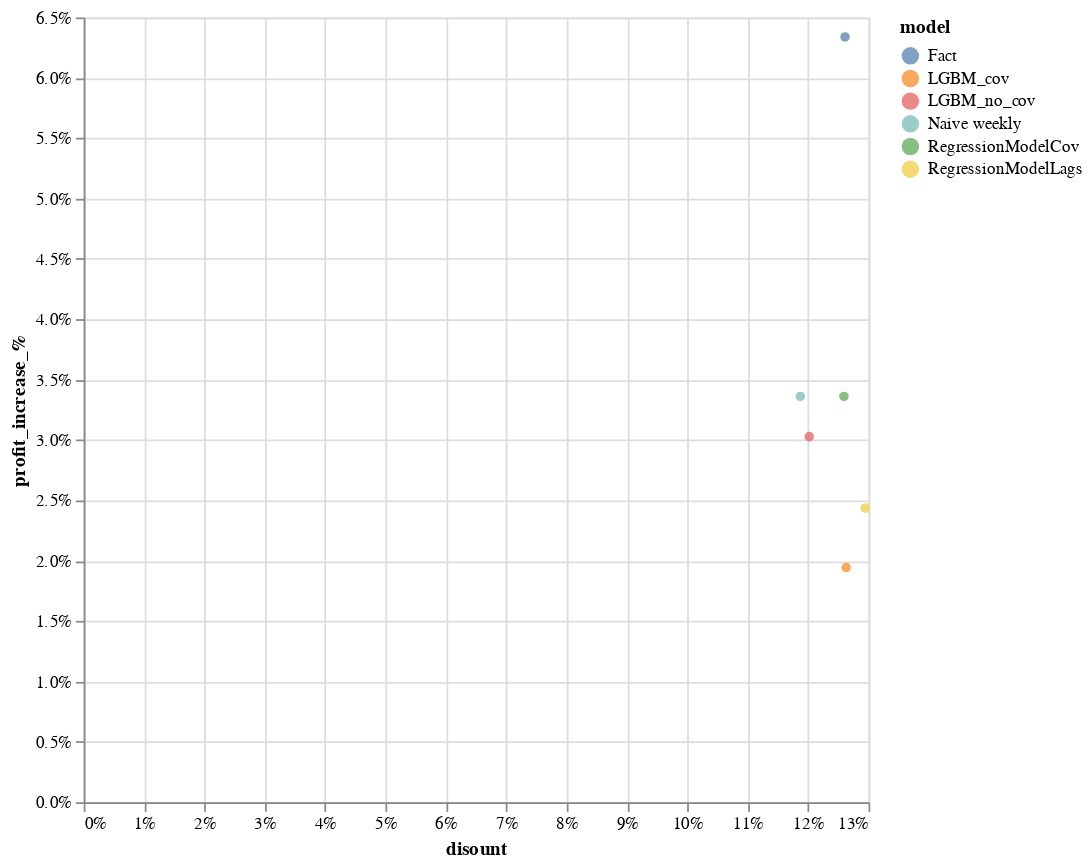

The notebook cell this image was saved under:
### Code cell
alt.Chart(all_items_eval.fillna(0).reset_index()).mark_circle().encode(
    x=alt.X('disount:Q',axis=alt.Axis(format='%')),
    y=alt.Y('profit_increase_%:Q',axis=alt.Axis(format='%')),
    color=alt.Color('model:N'),
).properties(width=450, height=450)#.interactive()

### Figure 1 — Vega-Lite specification as saved in the notebook (floating-point values rounded to 4 significant figures)
{"config": {"view": {"continuousWidth": 400, "continuousHeight": 300}}, "data": {"name": "data-24528a15a64fe659bd381807feebde1f"}, "mark": "circle", "encoding": {"color": {"type": "nominal", "field": "model"}, "x": {"type": "quantitative", "axis": {"format": "%"}, "field": "disount"}, "y": {"type": "quantitative", "axis": {"format": "%"}, "field": "profit_increase_%"}}, "height": 450, "width": 450, "$schema": "https://vega.github.io/schema/vega-lite/v4.8.1.json", "datasets": {"data-24528a15a64fe659bd381807feebde1f": [{"model": "Fact", "value": 1223000.0, "sell_price": 854.3, "daily_revenue": 1939000.0, "disount": 0.1261, "sell_price_w_disount": 746.4, "value_increase": 204.3, "value_w_disount": 1687000.0, "daily_revenue_w_disount": 2300000.0, "daily_profit": 1163000.0, "daily_profit_w_disount": 1230000.0, "value_fact": 1223000.0, "daily_profit_fact": 1163000.0, "value_w_disount_fact": 1687000.0, "daily_profit_w_disount_fact": 1230000.0, "inventory_left": 168700.0, "final_profit_w_discount": 1123000.0, "final_profit_base_price": 1056000.0, "profit_increase_%": 0.06339, "rmse": 0.0, "rRMSE": 0.0}, {"model": "LGBM_cov", "value": 1224000.0, "sell_price": 854.3, "daily_revenue": 1941000.0, "disount": 0.1263, "sell_price_w_disount": 746.4, "value_increase": 204.6, "value_w_disount": 1691000.0, "daily_revenue_w_disount": 2304000.0, "daily_profit": 1164000.0, "daily_profit_w_disount": 1231000.0, "value_fact": 1223000.0, "daily_profit_fact": 1163000.0, "value_w_disount_fact": 1691000.0, "daily_profit_w_disount_fact": 1230000.0, "inventory_left": 169300.0, "final_profit_w_discount": 1077000.0, "final_profit_base_price": 1005000.0, "profit_increase_%": 0.01943, "rmse": 269.0, "rRMSE": 1.004}, {"model": "LGBM_no_cov", "value": 1224000.0, "sell_price": 854.3, "daily_revenue": 1940000.0, "disount": 0.1202, "sell_price_w_disount": 751.7, "value_increase": 194.7, "value_w_disount": 1664000.0, "daily_revenue_w_disount": 2294000.0, "daily_profit": 1164000.0, "daily_profit_w_disount": 1238000.0, "value_fact": 1223000.0, "daily_profit_fact": 1163000.0, "value_w_disount_fact": 1663000.0, "daily_profit_w_disount_fact": 1238000.0, "inventory_left": 168200.0, "final_profit_w_discount": 1088000.0, "final_profit_base_price": 1009000.0, "profit_increase_%": 0.03028, "rmse": 264.2, "rRMSE": 0.9873}, {"model": "Naive weekly", "value": 1224000.0, "sell_price": 854.3, "daily_revenue": 1940000.0, "disount": 0.1187, "sell_price_w_disount": 752.9, "value_increase": 192.3, "value_w_disount": 1657000.0, "daily_revenue_w_disount": 2294000.0, "daily_profit": 1164000.0, "daily_profit_w_disount": 1243000.0, "value_fact": 1223000.0, "daily_profit_fact": 1163000.0, "value_w_disount_fact": 1656000.0, "daily_profit_w_disount_fact": 1242000.0, "inventory_left": 167100.0, "final_profit_w_discount": 1092000.0, "final_profit_base_price": 1008000.0, "profit_increase_%": 0.03361, "rmse": 268.0, "rRMSE": 1.0}, {"model": "RegressionModelCov", "value": 1210000.0, "sell_price": 854.3, "daily_revenue": 1918000.0, "disount": 0.1259, "sell_price_w_disount": 746.6, "value_increase": 204.0, "value_w_disount": 1669000.0, "daily_revenue_w_disount": 2275000.0, "daily_profit": 1151000.0, "daily_profit_w_disount": 1217000.0, "value_fact": 1223000.0, "daily_profit_fact": 1163000.0, "value_w_disount_fact": 1686000.0, "daily_profit_w_disount_fact": 1231000.0, "inventory_left": 149200.0, "final_profit_w_discount": 1092000.0, "final_profit_base_price": 1020000.0, "profit_increase_%": 0.03361, "rmse": 250.1, "rRMSE": 0.9365}, {"model": "RegressionModelLags", "value": 1215000.0, "sell_price": 854.3, "daily_revenue": 1926000.0, "disount": 0.1294, "sell_price_w_disount": 743.6, "value_increase": 209.7, "value_w_disount": 1690000.0, "daily_revenue_w_disount": 2280000.0, "daily_profit": 1155000.0, "daily_profit_w_disount": 1208000.0, "value_fact": 1223000.0, "daily_profit_fact": 1163000.0, "value_w_disount_fact": 1703000.0, "daily_profit_w_disount_fact": 1216000.0, "inventory_left": 156300.0, "final_profit_w_discount": 1082000.0, "final_profit_base_price": 1026000.0, "profit_increase_%": 0.02436, "rmse": 229.1, "rRMSE": 0.8574}]}}
